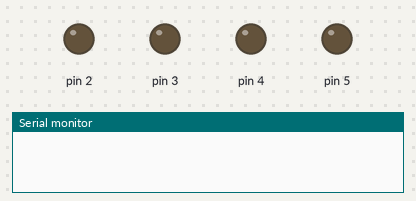
The sketch below on a simulated Arduino Uno, built with avr-gcc and run on an emulated ATmega328P. Parts: output pins drawn as LEDs (lit = HIGH), the last lines printed to the serial monitor.

Above: at 0.1 s.
At 3.1 s:
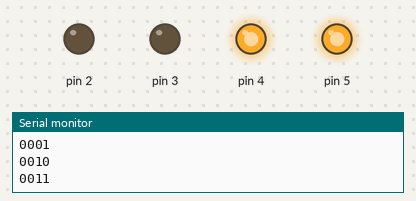
At 5.1 s:
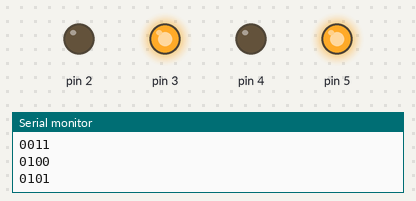
At 7.1 s:
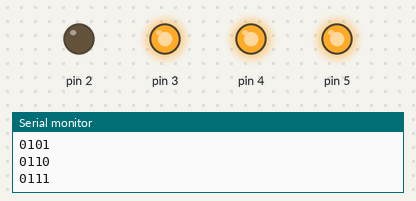
At 11.1 s:
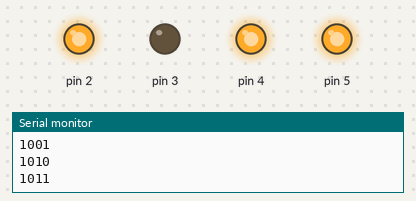
At 15.1 s:
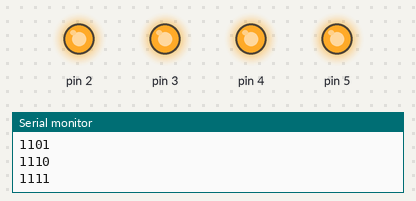
Timing chart, 0 to 21.5 s (numbered marks = the images above):
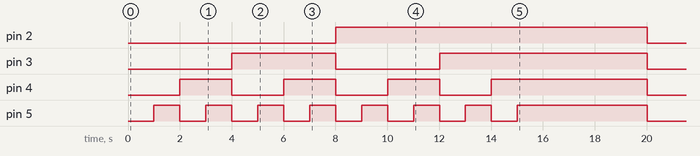

Measured:
- by itself, pin 2: LOW → HIGH at 8.0 s, → LOW 12.0 s later
- by itself, pin 3: LOW → HIGH at 4.0 s, → LOW 4.0 s later, → HIGH 4.0 s later, → LOW 8.0 s later
- by itself, pin 4: goes 3 × (HIGH 2.0 s, LOW 2.0 s), HIGH 6.0 s, then LOW
- by itself, pin 5: goes 7 × (HIGH 1.0 s, LOW 1.0 s), HIGH 5.0 s, then LOW

The sketch:

countingbinary.ino
```cpp
int counter = 0;
int a[10], n, i;

void setup() {
  pinMode(2, OUTPUT);
  pinMode(3, OUTPUT);
  pinMode(4, OUTPUT);
  pinMode(5, OUTPUT);
  Serial.begin(9600);
}
int decimalToBinary(int n) {
  String FinalNum;
  for (i = 0; n > 0; i++)
  {
    a[i] = n % 2;
    n = n / 2;
  }
  for (i = i - 1 ; i >= 0 ; i--)
  {
    FinalNum += String(a[i]);
  }
  //print(String(FinalNum));
  return FinalNum.toInt();
}
void print(String arg) {
  Serial.println(arg);
}

void loop() {
  if (counter != 15) {
    counter++;
    delay(1000);
    String BinNum = String(decimalToBinary(counter));
    if ((String(BinNum.length())) == "1") {
      BinNum = ("000" + String(BinNum));
    } else if ((String(BinNum.length())) == "2") {
      BinNum = ("00" + String(BinNum));
    } else if ((String(BinNum.length())) == "3") {
      BinNum = ("0" + String(BinNum));
    }
    //print(String(String(BinNum).length()));
    print(String(BinNum));
    //char dn[1] = {String(decimalToBinary(counter))};
    if (BinNum.substring(0,1) == "1") { digitalWrite(2, HIGH); } else { digitalWrite(2, LOW); }
    if (BinNum.substring(1,2) == "1") { digitalWrite(3, HIGH); } else { digitalWrite(3, LOW); }
    if (BinNum.substring(2,3) == "1") { digitalWrite(4, HIGH); } else { digitalWrite(4, LOW); }
    if (BinNum.substring(3,4) == "1") { digitalWrite(5, HIGH); } else { digitalWrite(5, LOW); }
  } else {
    delay(5000);
    digitalWrite(2, LOW);
    digitalWrite(3, LOW);
    digitalWrite(4, LOW);
    digitalWrite(5, LOW);
  }

}
```
